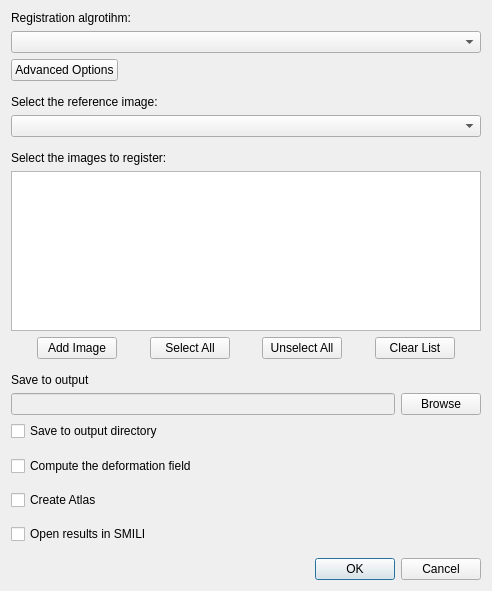
<?xml version="1.0" encoding="UTF-8"?>
<ui version="4.0">
 <class>dlgRegistrationWindow</class>
 <widget class="QDialog" name="dlgRegistrationWindow">
  <property name="windowModality">
   <enum>Qt::NonModal</enum>
  </property>
  <property name="geometry">
   <rect>
    <x>0</x>
    <y>0</y>
    <width>492</width>
    <height>591</height>
   </rect>
  </property>
  <property name="windowTitle">
   <string>Dialog</string>
  </property>
  <layout class="QGridLayout" name="gridLayout">
   <item row="0" column="0">
    <layout class="QVBoxLayout" name="verticalLayout" stretch="0,0,0,0,0,0,0,0,0,0,0,0,0,0,0,0,0,0,0,0,0,0">
     <item>
      <widget class="QLabel" name="labelAlgo">
       <property name="text">
        <string>Registration algrotihm: </string>
       </property>
      </widget>
     </item>
     <item>
      <widget class="QComboBox" name="comboBoxAlgo"/>
     </item>
     <item>
      <layout class="QHBoxLayout" name="horizontalLayout_2">
       <item>
        <widget class="QPushButton" name="btnAdvancedOptions">
         <property name="text">
          <string>Advanced Options</string>
         </property>
        </widget>
       </item>
       <item>
        <spacer name="horizontalSpacer_5">
         <property name="orientation">
          <enum>Qt::Horizontal</enum>
         </property>
         <property name="sizeHint" stdset="0">
          <size>
           <width>40</width>
           <height>20</height>
          </size>
         </property>
        </spacer>
       </item>
      </layout>
     </item>
     <item>
      <spacer name="verticalSpacer_2">
       <property name="orientation">
        <enum>Qt::Vertical</enum>
       </property>
       <property name="sizeHint" stdset="0">
        <size>
         <width>20</width>
         <height>40</height>
        </size>
       </property>
      </spacer>
     </item>
     <item>
      <widget class="QLabel" name="labelRef">
       <property name="text">
        <string>Select the reference image:</string>
       </property>
      </widget>
     </item>
     <item>
      <widget class="QComboBox" name="comboBoxRef"/>
     </item>
     <item>
      <spacer name="verticalSpacer_3">
       <property name="orientation">
        <enum>Qt::Vertical</enum>
       </property>
       <property name="sizeHint" stdset="0">
        <size>
         <width>20</width>
         <height>40</height>
        </size>
       </property>
      </spacer>
     </item>
     <item>
      <widget class="QLabel" name="labelImages">
       <property name="text">
        <string>Select the images to register:</string>
       </property>
      </widget>
     </item>
     <item>
      <widget class="QListWidget" name="listWidget"/>
     </item>
     <item>
      <layout class="QHBoxLayout" name="horizontalLayout">
       <item>
        <spacer name="horizontalSpacer_3">
         <property name="orientation">
          <enum>Qt::Horizontal</enum>
         </property>
         <property name="sizeHint" stdset="0">
          <size>
           <width>40</width>
           <height>20</height>
          </size>
         </property>
        </spacer>
       </item>
       <item>
        <widget class="QPushButton" name="btnAddImage">
         <property name="text">
          <string>Add Image</string>
         </property>
        </widget>
       </item>
       <item>
        <spacer name="horizontalSpacer">
         <property name="orientation">
          <enum>Qt::Horizontal</enum>
         </property>
         <property name="sizeHint" stdset="0">
          <size>
           <width>40</width>
           <height>20</height>
          </size>
         </property>
        </spacer>
       </item>
       <item>
        <widget class="QPushButton" name="btnSelectAll">
         <property name="text">
          <string>Select All</string>
         </property>
        </widget>
       </item>
       <item>
        <spacer name="horizontalSpacer_2">
         <property name="orientation">
          <enum>Qt::Horizontal</enum>
         </property>
         <property name="sizeHint" stdset="0">
          <size>
           <width>40</width>
           <height>20</height>
          </size>
         </property>
        </spacer>
       </item>
       <item>
        <widget class="QPushButton" name="btnUnselectAll">
         <property name="text">
          <string>Unselect All</string>
         </property>
        </widget>
       </item>
       <item>
        <spacer name="horizontalSpacer_4">
         <property name="orientation">
          <enum>Qt::Horizontal</enum>
         </property>
         <property name="sizeHint" stdset="0">
          <size>
           <width>40</width>
           <height>20</height>
          </size>
         </property>
        </spacer>
       </item>
       <item>
        <widget class="QPushButton" name="clearList">
         <property name="text">
          <string>Clear List</string>
         </property>
        </widget>
       </item>
       <item>
        <spacer name="horizontalSpacer_6">
         <property name="orientation">
          <enum>Qt::Horizontal</enum>
         </property>
         <property name="sizeHint" stdset="0">
          <size>
           <width>40</width>
           <height>20</height>
          </size>
         </property>
        </spacer>
       </item>
      </layout>
     </item>
     <item>
      <spacer name="verticalSpacer_4">
       <property name="orientation">
        <enum>Qt::Vertical</enum>
       </property>
       <property name="sizeHint" stdset="0">
        <size>
         <width>20</width>
         <height>40</height>
        </size>
       </property>
      </spacer>
     </item>
     <item>
      <widget class="QLabel" name="labelSave">
       <property name="text">
        <string>Save to output</string>
       </property>
      </widget>
     </item>
     <item>
      <layout class="QHBoxLayout" name="horizontalLayout_4">
       <item>
        <widget class="QLineEdit" name="inputDirectoryBrowser">
         <property name="enabled">
          <bool>false</bool>
         </property>
        </widget>
       </item>
       <item>
        <widget class="QPushButton" name="btnBrowse">
         <property name="text">
          <string>Browse</string>
         </property>
        </widget>
       </item>
      </layout>
     </item>
     <item>
      <widget class="QCheckBox" name="checkBoxSaveToDir">
       <property name="text">
        <string>Save to output directory</string>
       </property>
      </widget>
     </item>
     <item>
      <spacer name="verticalSpacer_5">
       <property name="orientation">
        <enum>Qt::Vertical</enum>
       </property>
       <property name="sizeHint" stdset="0">
        <size>
         <width>20</width>
         <height>40</height>
        </size>
       </property>
      </spacer>
     </item>
     <item>
      <widget class="QCheckBox" name="checkBoxDeformationF">
       <property name="text">
        <string>Compute the deformation field</string>
       </property>
      </widget>
     </item>
     <item>
      <spacer name="verticalSpacer">
       <property name="orientation">
        <enum>Qt::Vertical</enum>
       </property>
       <property name="sizeHint" stdset="0">
        <size>
         <width>20</width>
         <height>40</height>
        </size>
       </property>
      </spacer>
     </item>
     <item>
      <widget class="QCheckBox" name="checkBoxCreateAtlas">
       <property name="text">
        <string>Create Atlas</string>
       </property>
      </widget>
     </item>
     <item>
      <spacer name="verticalSpacer_6">
       <property name="orientation">
        <enum>Qt::Vertical</enum>
       </property>
       <property name="sizeHint" stdset="0">
        <size>
         <width>20</width>
         <height>40</height>
        </size>
       </property>
      </spacer>
     </item>
     <item>
      <widget class="QCheckBox" name="checkBoxOpenResults">
       <property name="text">
        <string>Open results in SMILI</string>
       </property>
      </widget>
     </item>
     <item>
      <spacer name="verticalSpacer_7">
       <property name="orientation">
        <enum>Qt::Vertical</enum>
       </property>
       <property name="sizeHint" stdset="0">
        <size>
         <width>20</width>
         <height>40</height>
        </size>
       </property>
      </spacer>
     </item>
     <item>
      <widget class="QDialogButtonBox" name="btnOk">
       <property name="orientation">
        <enum>Qt::Horizontal</enum>
       </property>
       <property name="standardButtons">
        <set>QDialogButtonBox::Cancel|QDialogButtonBox::Ok</set>
       </property>
      </widget>
     </item>
    </layout>
   </item>
  </layout>
 </widget>
 <resources/>
 <connections>
  <connection>
   <sender>btnOk</sender>
   <signal>accepted()</signal>
   <receiver>dlgRegistrationWindow</receiver>
   <slot>accept()</slot>
   <hints>
    <hint type="sourcelabel">
     <x>248</x>
     <y>254</y>
    </hint>
    <hint type="destinationlabel">
     <x>157</x>
     <y>274</y>
    </hint>
   </hints>
  </connection>
  <connection>
   <sender>btnOk</sender>
   <signal>rejected()</signal>
   <receiver>dlgRegistrationWindow</receiver>
   <slot>reject()</slot>
   <hints>
    <hint type="sourcelabel">
     <x>316</x>
     <y>260</y>
    </hint>
    <hint type="destinationlabel">
     <x>286</x>
     <y>274</y>
    </hint>
   </hints>
  </connection>
 </connections>
</ui>
